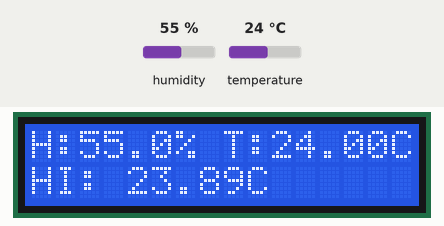
The sketch below on a simulated Arduino Uno, built with avr-gcc and run on an emulated ATmega328P. Shown: 16×2 character LCD. The inputs (shaded band) are chosen by the test bench; at power-on: humidity 55 %, temperature 24 °C.

Above: at 2.7 s.
2.8 s: humidity set to 22 %
At 5.0 s:
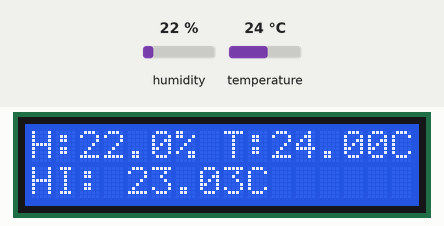
5.8 s: temperature set to 12 °C
At 7.2 s:
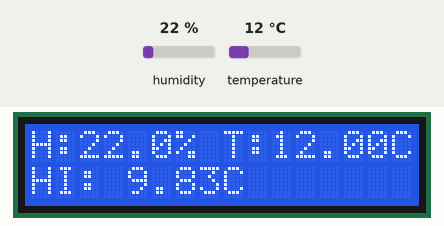
8.8 s: humidity set to 40 %
At 11.5 s:
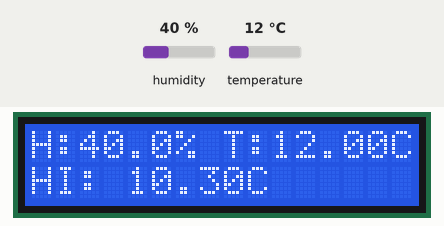
11.8 s: temperature set to 19 °C
At 12.8 s:
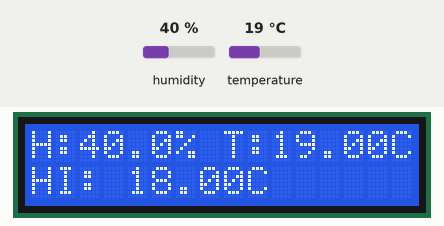
Timing chart, 0 to 14.8 s (numbered marks = the images above; inputs shaded):
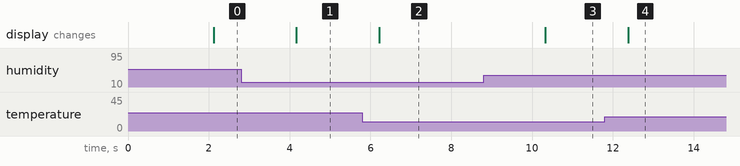

Measured:
- after the input at 2.8 s, the display: changes after 1.4 s (image 1)
- after the input at 5.8 s, the display: changes after 0.42 s (image 2)
- after the input at 8.8 s, the display: changes after 1.5 s (image 3)
- after the input at 11.8 s, the display: changes after 0.58 s (image 4)

The sketch:

DHT11_with_LCD_Display.ino
```cpp
#include <Wire.h>
#include <LiquidCrystal_I2C.h>
#include "DHT.h"

//// LCDisplay ////
LiquidCrystal_I2C lcd(0x27, 2, 1, 0, 4, 5, 6, 7, 3, POSITIVE);
////cbrf2002/////
// DHT /////////
#define DHTPIN A0
#define DHTTYPE DHT11
DHT dht(DHTPIN, DHTTYPE);
///////////
//////////
//////// LCD IC2 gnd to gnd, vcc to 5V, SDA to A4, SCL on A5
////// DHT p1 on any input pin, p2 vcc on 5v, p3 on gnd
//

void setup() {
  // DHT section
  dht.begin();
  // LCD
  lcd.begin(16,2);
}

void loop() {
  delay(2000);
  lcd.clear();
  float h = dht.readHumidity();
  float t = dht.readTemperature();

  // if no output...
  if (isnan(h) || isnan(t)) {
    lcd.setCursor(0,0);
    lcd.print("Failed to read from DHT sensor!");
    delay(2000);
    lcd.clear();
    return;
  }

  float hic = dht.computeHeatIndex(t, h, false);

  //display to LCD
  lcd.setCursor(0,0);
  lcd.print("H:");
  lcd.print(h, 1);
  lcd.print("% T:");
  lcd.print(t);
  lcd.print("C");
  lcd.setCursor(0,1);
  lcd.print("HI: ");
  lcd.print(hic);
  lcd.print("C");

}
```
